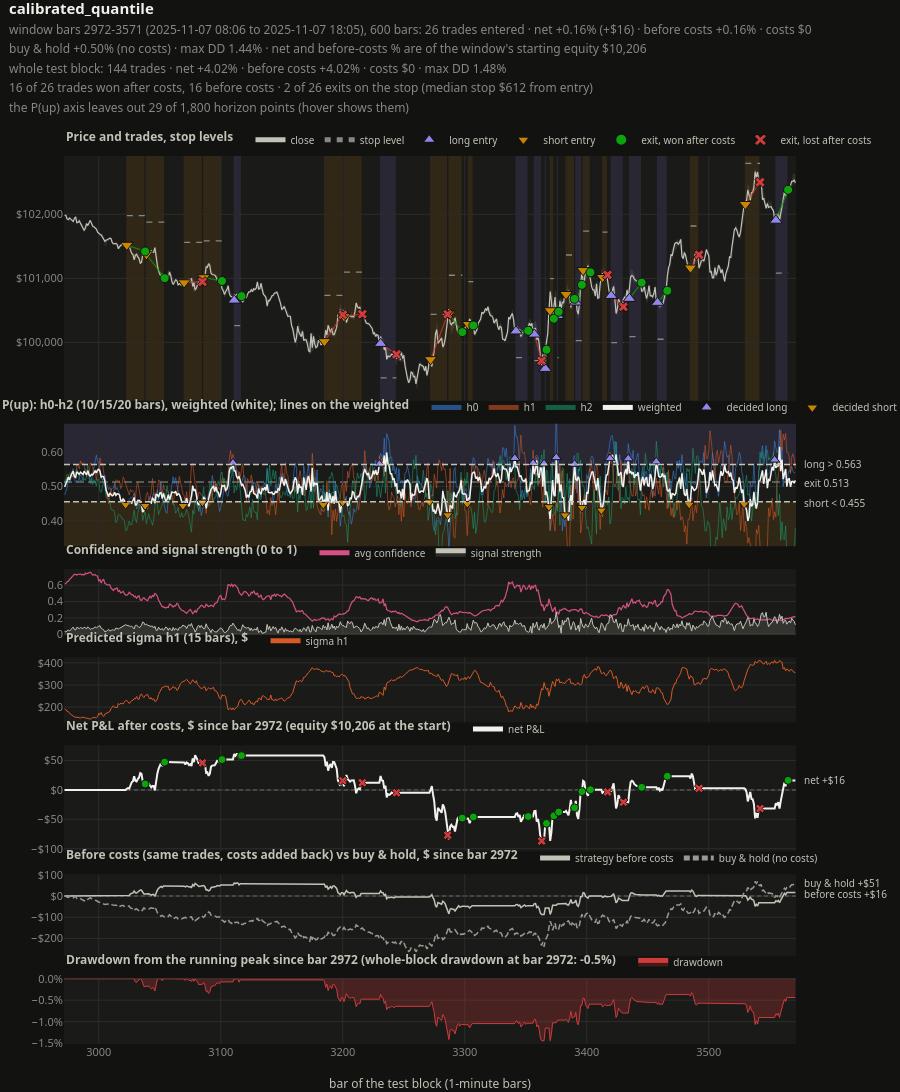

The code cell stored with this chart in its notebook:
### Code cell
import os
from pathlib import Path

from IPython.display import display

from neural_trade.notebook import BacktestExplorer, pick_run
from neural_trade.visualization.trading_dashboard import detail_window

run_dir = pick_run(RUN_DIR, RUNS_DIR)   # newest run with a serving bundle, or a clear error
print("run:", run_dir)
explorer = BacktestExplorer.from_run(run_dir, csv_path=CSV_PATH)
res = explorer.run(STRATEGY, costs={"random_seeds": 0}, baselines=False)
start = detail_window(res, BARS, around=START)[0] if isinstance(START, str) else int(START)
explorer.dashboard(res, start=start, end=start + BARS).show()

### Figure 1 — Plotly figure (JSON) as saved in the notebook; plotly's stock layout.template omitted (floating-point values rounded to 4 significant figures; data arrays with more than 128 entries replaced by an {"elided": "..."} marker saying what was removed)
{"data": [{"dx": 1, "hoverinfo": "skip", "legend": "legend", "line": {"width": 0}, "mode": "lines", "name": "bar high", "showlegend": false, "type": "scatter", "x0": 2972.0, "xaxis": "x", "y": {"elided": "600 float values"}, "yaxis": "y"}, {"dx": 1, "fill": "tonexty", "fillcolor": "rgba(195,194,183,0.13)", "hoverinfo": "skip", "legend": "legend", "line": {"width": 0}, "mode": "lines", "name": "bar high-low range", "showlegend": false, "type": "scatter", "x0": 2972.0, "xaxis": "x", "y": {"elided": "600 float values"}, "yaxis": "y"}, {"dx": 1, "hovertemplate": "close %{y:$,.2f}%{text}<extra></extra>", "legend": "legend", "line": {"color": "#c3c2b7", "width": 1.2}, "mode": "lines", "name": "close", "text": {"elided": "600 str values"}, "type": "scatter", "x0": 2972, "xaxis": "x", "y": {"elided": "600 float values"}, "yaxis": "y"}, {"hoverinfo": "skip", "legend": "legend", "legendgroup": "lvl-sl", "line": {"color": "#898781", "dash": "6px,6px", "width": 1.3}, "mode": "lines", "name": "stop level", "type": "scatter", "x": [3023, 3038, null, 3039, 3054, null, 3070, 3085, null, 3086, 3101, null, 3111, 3117, null, 3185, 3200, null, 3201, 3216, null, 3231, 3244, null, 3272, 3286, null, 3287, 3298, null, 3303, 3307, null, 3342, 3352, null, 3357, 3363, null, 3366, 3367, null, 3370, 3373, null, 3376, 3377, null, 3383, 3390, null, 3391, 3396, null, 3397, 3403, null, 3413, 3417, null, 3420, 3430, null, 3435, 3445, null, 3458, 3466, null, 3485, 3492, null, 3530, 3542, null, 3555, 3565, null], "xaxis": "x", "y": [102000.0, 102000.0, null, 101900.0, 101900.0, null, 101600.0, 101600.0, null, 101600.0, 101600.0, null, 100300.0, 100300.0, null, 100700.0, 100700.0, null, 101100.0, 101100.0, null, 99450.0, 99450.0, null, 100400.0, 100400.0, null, 101000.0, 101000.0, null, 100900.0, 100900.0, null, 99760.0, 99760.0, null, 99710.0, 99710.0, null, 98970.0, 98970.0, null, 101000.0, 101000.0, null, 99760.0, 99760.0, null, 101400.0, 101400.0, null, 100000.0, 100000.0, null, 101700.0, 101700.0, null, 101700.0, 101700.0, null, 100000.0, 100000.0, null, 100100.0, 100100.0, null, 100000.0, 100000.0, null, 101800.0, 101800.0, null, 102800.0, 102800.0, null, 101100.0, 101100.0, null], "yaxis": "y"}, {"hoverinfo": "skip", "legend": "legend", "legendgroup": "trade-win", "line": {"color": "rgba(12,163,12,0.7)", "width": 1.3}, "mode": "lines", "name": "win (entry to exit)", "showlegend": false, "type": "scatter", "x": [3023, 3038, null, 3039, 3054, null, 3086, 3101, null, 3111, 3117, null, 3287, 3298, null, 3303, 3307, null, 3342, 3352, null, 3366, 3367, null, 3370, 3373, null, 3376, 3377, null, 3383, 3390, null, 3391, 3396, null, 3397, 3403, null, 3435, 3445, null, 3458, 3466, null, 3555, 3565, null], "xaxis": "x", "y": [101500.0, 101400.0, null, 101400.0, 101000.0, null, 101000.0, 101000.0, null, 100700.0, 100700.0, null, 100400.0, 100200.0, null, 100300.0, 100300.0, null, 100200.0, 100200.0, null, 99590.0, 99890.0, null, 100500.0, 100400.0, null, 100400.0, 100500.0, null, 100800.0, 100700.0, null, 100600.0, 100900.0, null, 101100.0, 101100.0, null, 100700.0, 100900.0, null, 100600.0, 100800.0, null, 101900.0, 102400.0, null], "yaxis": "y"}, {"hoverinfo": "skip", "legend": "legend", "legendgroup": "trade-loss", "line": {"color": "rgba(208,59,59,0.7)", "width": 1.3}, "mode": "lines", "name": "loss (entry to exit)", "showlegend": false, "type": "scatter", "x": [3070, 3085, null, 3185, 3200, null, 3201, 3216, null, 3231, 3244, null, 3272, 3286, null, 3357, 3363, null, 3413, 3417, null, 3420, 3430, null, 3485, 3492, null, 3530, 3542, null], "xaxis": "x", "y": [100900.0, 100900.0, null, 100000.0, 100400.0, null, 100400.0, 100400.0, null, 99980.0, 99810.0, null, 99730.0, 100400.0, null, 100100.0, 99710.0, null, 101000.0, 101100.0, null, 100700.0, 100600.0, null, 101200.0, 101400.0, null, 102200.0, 102500.0, null], "yaxis": "y"}, {"hoverinfo": "skip", "legend": "legend", "legendgroup": "entry-LONG", "marker": {"color": "#9085e9", "line": {"color": "#121211", "width": 1}, "size": 11, "symbol": "triangle-up"}, "mode": "markers", "name": "long entry", "type": "scatter", "x": [3111, 3231, 3342, 3357, 3366, 3376, 3391, 3420, 3435, 3458, 3555], "xaxis": "x", "y": [100700.0, 99980.0, 100200.0, 100100.0, 99590.0, 100400.0, 100600.0, 100700.0, 100700.0, 100600.0, 101900.0], "yaxis": "y"}, {"hoverinfo": "skip", "legend": "legend", "legendgroup": "entry-SHORT", "marker": {"color": "#c98500", "line": {"color": "#121211", "width": 1}, "size": 11, "symbol": "triangle-down"}, "mode": "markers", "name": "short entry", "type": "scatter", "x": [3023, 3039, 3070, 3086, 3185, 3201, 3272, 3287, 3303, 3370, 3383, 3397, 3413, 3485, 3530], "xaxis": "x", "y": [101500.0, 101400.0, 100900.0, 101000.0, 100000.0, 100400.0, 99730.0, 100400.0, 100300.0, 100500.0, 100800.0, 101100.0, 101000.0, 101200.0, 102200.0], "yaxis": "y"}, {"hoverinfo": "skip", "legend": "legend", "legendgroup": "trade-win", "marker": {"color": "#0ca30c", "line": {"color": "#121211", "width": 1}, "size": 9, "symbol": "circle"}, "mode": "markers", "name": "exit, won after costs", "opacity": 1.0, "type": "scatter", "x": [3038, 3054, 3101, 3117, 3298, 3307, 3352, 3367, 3373, 3377, 3390, 3396, 3403, 3445, 3466, 3565], "xaxis": "x", "y": [101400.0, 101000.0, 101000.0, 100700.0, 100200.0, 100300.0, 100200.0, 99890.0, 100400.0, 100500.0, 100700.0, 100900.0, 101100.0, 100900.0, 100800.0, 102400.0], "yaxis": "y"}, {"hoverinfo": "skip", "legend": "legend", "legendgroup": "trade-loss", "marker": {"color": "#d03b3b", "line": {"color": "#121211", "width": 1}, "size": 9, "symbol": "x"}, "mode": "markers", "name": "exit, lost after costs", "opacity": 1.0, "type": "scatter", "x": [3085, 3200, 3216, 3244, 3286, 3363, 3417, 3430, 3492, 3542], "xaxis": "x", "y": [100900.0, 100400.0, 100400.0, 99810.0, 100400.0, 99710.0, 101100.0, 100600.0, 101400.0, 102500.0], "yaxis": "y"}, {"dx": 1, "hovertemplate": "P(up) h0 (10 bars) %{y:.3f}<extra></extra>", "legend": "legend2", "legendgroup": "h0", "line": {"color": "rgba(57,135,229,0.55)", "width": 1}, "mode": "lines", "name": "h0", "type": "scatter", "x0": 2972, "xaxis": "x", "y": {"elided": "600 float values"}, "yaxis": "y2"}, {"dx": 1, "hovertemplate": "P(up) h1 (15 bars) %{y:.3f}<extra></extra>", "legend": "legend2", "legendgroup": "h1", "line": {"color": "rgba(217,89,38,0.55)", "width": 1}, "mode": "lines", "name": "h1", "type": "scatter", "x0": 2972, "xaxis": "x", "y": {"elided": "600 float values"}, "yaxis": "y2"}, {"dx": 1, "hovertemplate": "P(up) h2 (20 bars) %{y:.3f}<extra></extra>", "legend": "legend2", "legendgroup": "h2", "line": {"color": "rgba(25,158,112,0.55)", "width": 1}, "mode": "lines", "name": "h2", "type": "scatter", "x0": 2972, "xaxis": "x", "y": {"elided": "600 float values"}, "yaxis": "y2"}, {"dx": 1, "hovertemplate": "weighted P(up) %{y:.3f}<extra></extra>", "legend": "legend2", "line": {"color": "#f2f1ec", "width": 1.5}, "mode": "lines", "name": "weighted", "type": "scatter", "x0": 2972, "xaxis": "x", "y": {"elided": "600 float values"}, "yaxis": "y2"}, {"hoverinfo": "skip", "legend": "legend2", "legendgroup": "decision-LONG", "marker": {"color": "#9085e9", "line": {"color": "#121211", "width": 1}, "size": 9, "symbol": "triangle-up"}, "mode": "markers", "name": "decided long", "type": "scatter", "x": [3110, 3230, 3341, 3356, 3365, 3375, 3390, 3419, 3434, 3457, 3554], "xaxis": "x", "y": [0.5682, 0.5651, 0.582, 0.5675, 0.566, 0.5842, 0.5648, 0.5812, 0.5808, 0.5719, 0.5771], "yaxis": "y2"}, {"hoverinfo": "skip", "legend": "legend2", "legendgroup": "decision-SHORT", "marker": {"color": "#c98500", "line": {"color": "#121211", "width": 1}, "size": 9, "symbol": "triangle-down"}, "mode": "markers", "name": "decided short", "type": "scatter", "x": [3022, 3038, 3069, 3085, 3184, 3200, 3271, 3286, 3302, 3369, 3382, 3396, 3412, 3484, 3529], "xaxis": "x", "y": [0.4463, 0.4434, 0.4435, 0.4535, 0.4467, 0.4534, 0.4544, 0.4165, 0.4495, 0.4401, 0.4163, 0.4379, 0.4302, 0.4471, 0.4484], "yaxis": "y2"}, {"dx": 1, "hovertemplate": "confidence %{y:.3f}<extra></extra>", "legend": "legend3", "line": {"color": "#d55181", "width": 1.2}, "mode": "lines", "name": "avg confidence", "type": "scatter", "x0": 2972, "xaxis": "x", "y": {"elided": "600 float values"}, "yaxis": "y3"}, {"dx": 1, "fill": "tozeroy", "fillcolor": "rgba(195,194,183,0.15)", "hovertemplate": "strength %{y:.3f}<extra></extra>", "legend": "legend3", "line": {"color": "#c3c2b7", "width": 1}, "mode": "lines", "name": "signal strength", "type": "scatter", "x0": 2972, "xaxis": "x", "y": {"elided": "600 float values"}, "yaxis": "y3"}, {"dx": 1, "hovertemplate": "sigma h1 (15 bars) %{y:$,.1f}<extra></extra>", "legend": "legend4", "line": {"color": "#d95926", "width": 1}, "mode": "lines", "name": "sigma h1", "type": "scatter", "x0": 2972, "xaxis": "x", "y": {"elided": "600 float values"}, "yaxis": "y4"}, {"dx": 1, "hovertemplate": "net P&L since bar 2972 %{y:$,.0f}<extra></extra>", "legend": "legend5", "line": {"color": "#f2f1ec", "width": 2}, "mode": "lines", "name": "net P&L", "type": "scatter", "x0": 2972, "xaxis": "x", "y": {"elided": "600 float values"}, "yaxis": "y5"}, {"hoverinfo": "skip", "legend": "legend5", "legendgroup": "trade-win", "marker": {"color": "#0ca30c", "line": {"color": "#121211", "width": 1}, "size": 8, "symbol": "circle"}, "mode": "markers", "name": "exit, win", "showlegend": false, "type": "scatter", "x": [3038, 3054, 3101, 3117, 3298, 3307, 3352, 3367, 3373, 3377, 3390, 3396, 3403, 3445, 3466, 3565], "xaxis": "x", "y": [10.07, 47.33, 51.67, 58.45, -47.87, -45.99, -45.26, -56.93, -44.04, -37.7, -30.37, -2.793, 0.4034, 4.423, 23.31, 16.25], "yaxis": "y5"}, {"hoverinfo": "skip", "legend": "legend5", "legendgroup": "trade-loss", "marker": {"color": "#d03b3b", "line": {"color": "#121211", "width": 1}, "size": 8, "symbol": "x"}, "mode": "markers", "name": "exit, loss", "showlegend": false, "type": "scatter", "x": [3085, 3200, 3216, 3244, 3286, 3363, 3417, 3430, 3492, 3542], "xaxis": "x", "y": [46.07, 15.81, 12.32, -4.804, -76.89, -87.01, -3.379, -20.86, 2.809, -31.61], "yaxis": "y5"}, {"dx": 1, "hovertemplate": "before costs since bar 2972 %{y:$,.0f}<extra></extra>", "legend": "legend6", "line": {"color": "#c3c2b7", "width": 1.5}, "mode": "lines", "name": "strategy before costs", "type": "scatter", "x0": 2972, "xaxis": "x", "y": {"elided": "600 float values"}, "yaxis": "y6"}, {"dx": 1, "hovertemplate": "buy & hold since bar 2972 %{y:$,.0f} ($10,206 held, no costs)<extra></extra>", "legend": "legend6", "line": {"color": "#9a9890", "dash": "6px,3px", "width": 1.5}, "mode": "lines", "name": "buy & hold (no costs)", "type": "scatter", "x0": 2972, "xaxis": "x", "y": {"elided": "600 float values"}, "yaxis": "y6"}, {"dx": 1, "fill": "tozeroy", "fillcolor": "rgba(208,59,59,0.25)", "hovertemplate": "drawdown %{y:.2%}<extra></extra>", "legend": "legend7", "line": {"color": "#d03b3b", "width": 1}, "mode": "lines", "name": "drawdown", "type": "scatter", "x0": 2972, "xaxis": "x", "y": {"elided": "600 float values"}, "yaxis": "y7"}], "layout": {"annotations": [{"align": "left", "font": {"color": "#c3c2b7", "size": 10}, "showarrow": false, "text": "short < 0.455", "x": 1.0, "xanchor": "left", "xref": "x domain", "xshift": 6, "y": 0.4517, "yanchor": "middle", "yref": "y2"}, {"align": "left", "font": {"color": "#c3c2b7", "size": 10}, "showarrow": false, "text": "exit 0.513", "x": 1.0, "xanchor": "left", "xref": "x domain", "xshift": 6, "y": 0.5094, "yanchor": "middle", "yref": "y2"}, {"align": "left", "font": {"color": "#c3c2b7", "size": 10}, "showarrow": false, "text": "long > 0.563", "x": 1.0, "xanchor": "left", "xref": "x domain", "xshift": 6, "y": 0.5665, "yanchor": "middle", "yref": "y2"}, {"align": "left", "font": {"color": "#c3c2b7", "size": 10}, "showarrow": false, "text": "net +$16", "x": 1.0, "xanchor": "left", "xref": "x domain", "xshift": 6, "y": 16.25, "yanchor": "middle", "yref": "y5"}, {"align": "left", "font": {"color": "#c3c2b7", "size": 10}, "showarrow": false, "text": "before costs +$16", "x": 1.0, "xanchor": "left", "xref": "x domain", "xshift": 6, "y": 7.262, "yanchor": "middle", "yref": "y6"}, {"align": "left", "font": {"color": "#c3c2b7", "size": 10}, "showarrow": false, "text": "buy & hold +$51", "x": 1.0, "xanchor": "left", "xref": "x domain", "xshift": 6, "y": 60.34, "yanchor": "middle", "yref": "y6"}], "height": 1500, "hovermode": "x unified", "hoversubplots": "axis", "legend": {"bgcolor": "rgba(0,0,0,0)", "font": {"color": "#c3c2b7", "size": 10}, "groupclick": "togglegroup", "itemsizing": "constant", "itemwidth": 30, "orientation": "h", "title": {"font": {"color": "#c3c2b7", "size": 12}, "side": "left", "text": "<b>Price and trades, stop levels</b>   "}, "x": 0, "xanchor": "left", "y": 1.002, "yanchor": "bottom"}, "legend2": {"bgcolor": "rgba(0,0,0,0)", "font": {"color": "#c3c2b7", "size": 10}, "groupclick": "togglegroup", "itemsizing": "constant", "itemwidth": 30, "orientation": "h", "title": {"font": {"color": "#c3c2b7", "size": 12}, "side": "left", "text": "<b>P(up): h0-h2 (10/15/20 bars), weighted (white); lines on the weighted</b>   "}, "x": 0, "xanchor": "left", "y": 0.7005, "yanchor": "bottom"}, "legend3": {"bgcolor": "rgba(0,0,0,0)", "font": {"color": "#c3c2b7", "size": 10}, "groupclick": "togglegroup", "itemsizing": "constant", "itemwidth": 30, "orientation": "h", "title": {"font": {"color": "#c3c2b7", "size": 12}, "side": "left", "text": "<b>Confidence and signal strength (0 to 1)</b>   "}, "x": 0, "xanchor": "left", "y": 0.5369, "yanchor": "bottom"}, "legend4": {"bgcolor": "rgba(0,0,0,0)", "font": {"color": "#c3c2b7", "size": 10}, "groupclick": "togglegroup", "itemsizing": "constant", "itemwidth": 30, "orientation": "h", "title": {"font": {"color": "#c3c2b7", "size": 12}, "side": "left", "text": "<b>Predicted sigma h1 (15 bars), $</b>   "}, "x": 0, "xanchor": "left", "y": 0.4377, "yanchor": "bottom"}, "legend5": {"bgcolor": "rgba(0,0,0,0)", "font": {"color": "#c3c2b7", "size": 10}, "groupclick": "togglegroup", "itemsizing": "constant", "itemwidth": 30, "orientation": "h", "title": {"font": {"color": "#c3c2b7", "size": 12}, "side": "left", "text": "<b>Net P&L after costs, $ since bar 2972 (equity $10,206 at the start)</b>   "}, "x": 0, "xanchor": "left", "y": 0.3384, "yanchor": "bottom"}, "legend6": {"bgcolor": "rgba(0,0,0,0)", "font": {"color": "#c3c2b7", "size": 10}, "groupclick": "togglegroup", "itemsizing": "constant", "itemwidth": 30, "orientation": "h", "title": {"font": {"color": "#c3c2b7", "size": 12}, "side": "left", "text": "<b>Before costs (same trades, costs added back) vs buy & hold, $ since bar 2972</b>   "}, "x": 0, "xanchor": "left", "y": 0.1932, "yanchor": "bottom"}, "legend7": {"bgcolor": "rgba(0,0,0,0)", "font": {"color": "#c3c2b7", "size": 10}, "groupclick": "togglegroup", "itemsizing": "constant", "itemwidth": 30, "orientation": "h", "title": {"font": {"color": "#c3c2b7", "size": 12}, "side": "left", "text": "<b>Drawdown from the running peak since bar 2972 (whole-block drawdown at bar 2972: -0.5%)</b>   "}, "x": 0, "xanchor": "left", "y": 0.07553, "yanchor": "bottom"}, "margin": {"r": 104, "t": 156}, "shapes": [{"fillcolor": "rgba(201,133,0,0.12)", "layer": "below", "line": {"width": 0}, "type": "rect", "x0": 3022.0, "x1": 3038.0, "xref": "x", "y0": 0, "y1": 1, "yref": "y domain"}, {"fillcolor": "rgba(201,133,0,0.12)", "layer": "below", "line": {"width": 0}, "type": "rect", "x0": 3038.0, "x1": 3054.0, "xref": "x", "y0": 0, "y1": 1, "yref": "y domain"}, {"fillcolor": "rgba(201,133,0,0.12)", "layer": "below", "line": {"width": 0}, "type": "rect", "x0": 3070.0, "x1": 3084.0, "xref": "x", "y0": 0, "y1": 1, "yref": "y domain"}, {"fillcolor": "rgba(201,133,0,0.12)", "layer": "below", "line": {"width": 0}, "type": "rect", "x0": 3086.0, "x1": 3100.0, "xref": "x", "y0": 0, "y1": 1, "yref": "y domain"}, {"fillcolor": "rgba(144,133,233,0.12)", "layer": "below", "line": {"width": 0}, "type": "rect", "x0": 3110.0, "x1": 3116.0, "xref": "x", "y0": 0, "y1": 1, "yref": "y domain"}, {"fillcolor": "rgba(201,133,0,0.12)", "layer": "below", "line": {"width": 0}, "type": "rect", "x0": 3184.0, "x1": 3200.0, "xref": "x", "y0": 0, "y1": 1, "yref": "y domain"}, {"fillcolor": "rgba(201,133,0,0.12)", "layer": "below", "line": {"width": 0}, "type": "rect", "x0": 3200.0, "x1": 3216.0, "xref": "x", "y0": 0, "y1": 1, "yref": "y domain"}, {"fillcolor": "rgba(144,133,233,0.12)", "layer": "below", "line": {"width": 0}, "type": "rect", "x0": 3230.0, "x1": 3244.0, "xref": "x", "y0": 0, "y1": 1, "yref": "y domain"}, {"fillcolor": "rgba(201,133,0,0.12)", "layer": "below", "line": {"width": 0}, "type": "rect", "x0": 3272.0, "x1": 3286.0, "xref": "x", "y0": 0, "y1": 1, "yref": "y domain"}, {"fillcolor": "rgba(201,133,0,0.12)", "layer": "below", "line": {"width": 0}, "type": "rect", "x0": 3286.0, "x1": 3298.0, "xref": "x", "y0": 0, "y1": 1, "yref": "y domain"}, {"fillcolor": "rgba(201,133,0,0.12)", "layer": "below", "line": {"width": 0}, "type": "rect", "x0": 3302.0, "x1": 3306.0, "xref": "x", "y0": 0, "y1": 1, "yref": "y domain"}, {"fillcolor": "rgba(144,133,233,0.12)", "layer": "below", "line": {"width": 0}, "type": "rect", "x0": 3342.0, "x1": 3352.0, "xref": "x", "y0": 0, "y1": 1, "yref": "y domain"}, {"fillcolor": "rgba(144,133,233,0.12)", "layer": "below", "line": {"width": 0}, "type": "rect", "x0": 3356.0, "x1": 3362.0, "xref": "x", "y0": 0, "y1": 1, "yref": "y domain"}, {"fillcolor": "rgba(144,133,233,0.12)", "layer": "below", "line": {"width": 0}, "type": "rect", "x0": 3366.0, "x1": 3366.0, "xref": "x", "y0": 0, "y1": 1, "yref": "y domain"}, {"fillcolor": "rgba(201,133,0,0.12)", "layer": "below", "line": {"width": 0}, "type": "rect", "x0": 3370.0, "x1": 3372.0, "xref": "x", "y0": 0, "y1": 1, "yref": "y domain"}, {"fillcolor": "rgba(144,133,233,0.12)", "layer": "below", "line": {"width": 0}, "type": "rect", "x0": 3376.0, "x1": 3376.0, "xref": "x", "y0": 0, "y1": 1, "yref": "y domain"}, {"fillcolor": "rgba(201,133,0,0.12)", "layer": "below", "line": {"width": 0}, "type": "rect", "x0": 3382.0, "x1": 3390.0, "xref": "x", "y0": 0, "y1": 1, "yref": "y domain"}, {"fillcolor": "rgba(144,133,233,0.12)", "layer": "below", "line": {"width": 0}, "type": "rect", "x0": 3390.0, "x1": 3396.0, "xref": "x", "y0": 0, "y1": 1, "yref": "y domain"}, {"fillcolor": "rgba(201,133,0,0.12)", "layer": "below", "line": {"width": 0}, "type": "rect", "x0": 3396.0, "x1": 3402.0, "xref": "x", "y0": 0, "y1": 1, "yref": "y domain"}, {"fillcolor": "rgba(201,133,0,0.12)", "layer": "below", "line": {"width": 0}, "type": "rect", "x0": 3412.0, "x1": 3416.0, "xref": "x", "y0": 0, "y1": 1, "yref": "y domain"}, {"fillcolor": "rgba(144,133,233,0.12)", "layer": "below", "line": {"width": 0}, "type": "rect", "x0": 3420.0, "x1": 3430.0, "xref": "x", "y0": 0, "y1": 1, "yref": "y domain"}, {"fillcolor": "rgba(144,133,233,0.12)", "layer": "below", "line": {"width": 0}, "type": "rect", "x0": 3434.0, "x1": 3444.0, "xref": "x", "y0": 0, "y1": 1, "yref": "y domain"}, {"fillcolor": "rgba(144,133,233,0.12)", "layer": "below", "line": {"width": 0}, "type": "rect", "x0": 3458.0, "x1": 3466.0, "xref": "x", "y0": 0, "y1": 1, "yref": "y domain"}, {"fillcolor": "rgba(201,133,0,0.12)", "layer": "below", "line": {"width": 0}, "type": "rect", "x0": 3484.0, "x1": 3492.0, "xref": "x", "y0": 0, "y1": 1, "yref": "y domain"}, {"fillcolor": "rgba(201,133,0,0.12)", "layer": "below", "line": {"width": 0}, "type": "rect", "x0": 3530.0, "x1": 3542.0, "xref": "x", "y0": 0, "y1": 1, "yref": "y domain"}, {"fillcolor": "rgba(144,133,233,0.12)", "layer": "below", "line": {"width": 0}, "type": "rect", "x0": 3554.0, "x1": 3564.0, "xref": "x", "y0": 0, "y1": 1, "yref": "y domain"}, {"fillcolor": "rgba(144,133,233,0.12)", "layer": "below", "line": {"width": 0}, "type": "rect", "x0": 0, "x1": 1, "xref": "x domain", "y0": 0.5634, "y1": 1.0, "yref": "y2"}, {"fillcolor": "rgba(201,133,0,0.12)", "layer": "below", "line": {"width": 0}, "type": "rect", "x0": 0, "x1": 1, "xref": "x domain", "y0": 0.4549, "y1": 0.0, "yref": "y2"}, {"layer": "below", "line": {"color": "#9a9890", "dash": "8px,4px", "width": 1.2}, "type": "line", "x0": 0, "x1": 1, "xref": "x domain", "y0": 0.5126, "y1": 0.5126, "yref": "y2"}, {"layer": "above", "line": {"color": "#c3c2b7", "dash": "6px,3px", "width": 1.5}, "type": "line", "x0": 0, "x1": 1, "xref": "x domain", "y0": 0.5634, "y1": 0.5634, "yref": "y2"}, {"layer": "above", "line": {"color": "#c3c2b7", "dash": "6px,3px", "width": 1.5}, "type": "line", "x0": 0, "x1": 1, "xref": "x domain", "y0": 0.4549, "y1": 0.4549, "yref": "y2"}, {"layer": "below", "line": {"color": "#9a9890", "dash": "4px,3px", "width": 1.0}, "type": "line", "x0": 0, "x1": 1, "xref": "x domain", "y0": 0.0, "y1": 0.0, "yref": "y5"}, {"layer": "below", "line": {"color": "#9a9890", "dash": "4px,3px", "width": 1.0}, "type": "line", "x0": 0, "x1": 1, "xref": "x domain", "y0": 0.0, "y1": 0.0, "yref": "y6"}], "title": {"text": "<b>calibrated_quantile</b><br><span style='font-size:12px;color:#898781'>window bars 2972-3571 (2025-11-07 08:06 to 2025-11-07 18:05), 600 bars: 26 trades entered · net +0.16% (+$16) · before costs +0.16% · costs $0<br>buy & hold +0.50% (no costs) · max DD 1.44% · net and before-costs % are of the window's starting equity $10,206<br>whole test block: 144 trades · net +4.02% · before costs +4.02% · costs $0 · max DD 1.48%<br>16 of 26 trades won after costs, 16 before costs · 2 of 26 exits on the stop (median stop $612 from entry)<br>the P(up) axis leaves out 29 of 1,800 horizon points (hover shows them)</span>"}, "xaxis": {"anchor": "y7", "autorange": false, "domain": [0, 1], "range": [2972.0, 3572.0], "showspikes": true, "spikemode": "across", "title": {"text": "bar of the test block (1-minute bars)"}}, "yaxis": {"anchor": "x", "autorangeoptions": {"clipmax": 102900.0, "clipmin": 99090.0}, "domain": [0.7243, 1.0], "tickformat": "$,.0f"}, "yaxis2": {"anchor": "x", "domain": [0.5607, 0.6985], "range": [0.3258, 0.6825], "tickformat": ".2f"}, "yaxis3": {"anchor": "x", "domain": [0.4614, 0.5349]}, "yaxis4": {"anchor": "x", "domain": [0.3621, 0.4357], "tickformat": "$,.0f"}, "yaxis5": {"anchor": "x", "domain": [0.2169, 0.3364], "tickformat": "$,.0f"}, "yaxis6": {"anchor": "x", "domain": [0.09926, 0.1912], "tickformat": "$,.0f"}, "yaxis7": {"anchor": "x", "domain": [0.0, 0.07353], "tickformat": ".1%"}}}
